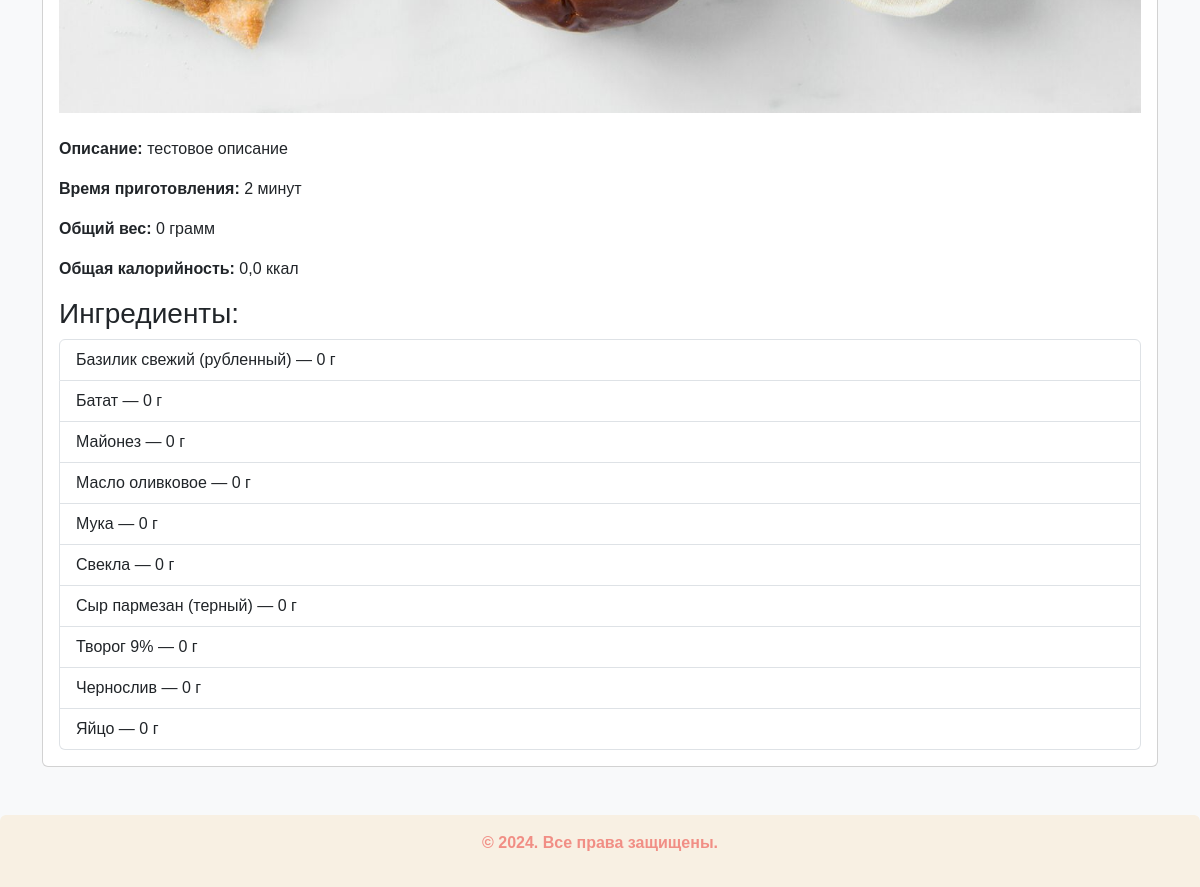
Page /recipe/7/ (lower part) on the earlier database version.
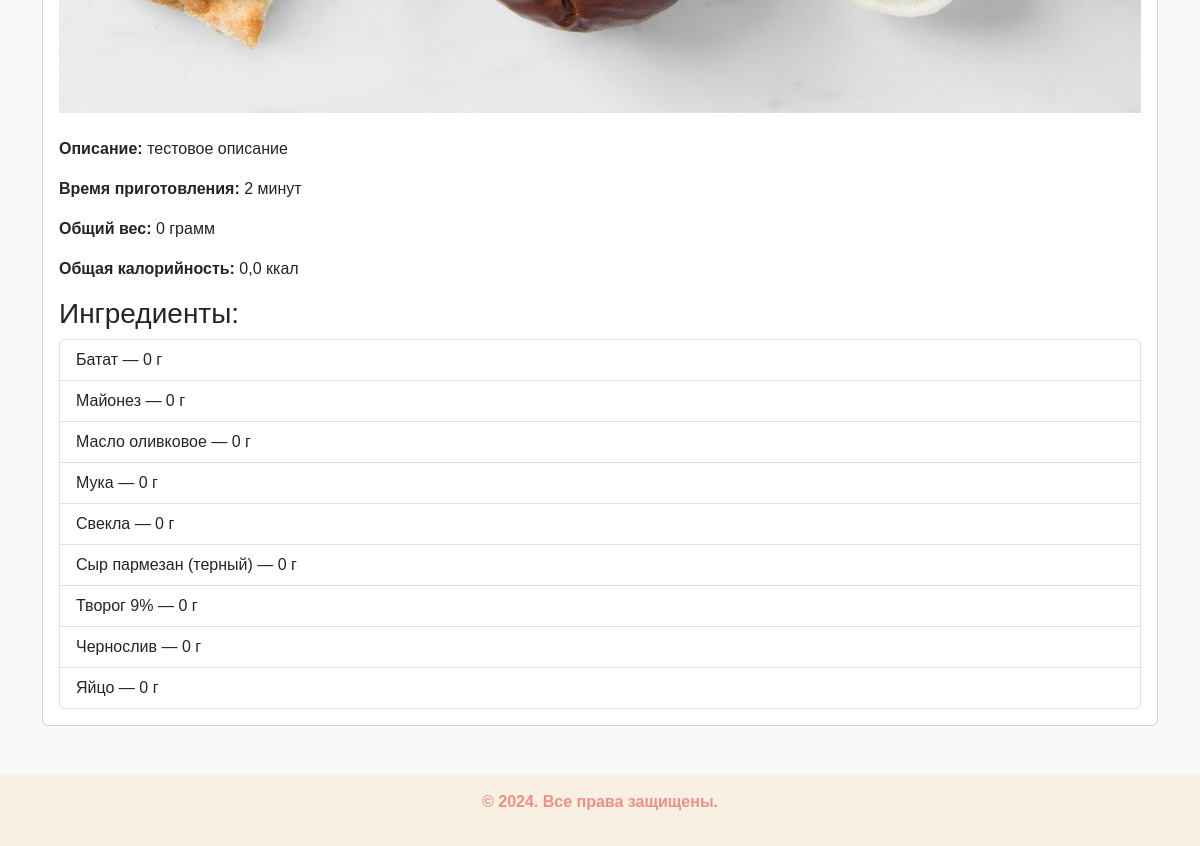
Same page on the later database version.
### recipe_catalog/models.py (models this page shows, shortened)
class Ingredient(models.Model):
    name = models.CharField(max_length=255, null=False, default="Ингредиент", unique=True, verbose_name="Название",
                            validators=[
                                RegexValidator(
                                    regex=r'^[A-Za-zА-Яа-яёЁ\s]+$',
                                    message='Название должно быть строкой'
                                )
                            ]
                            )
    calories = models.IntegerField(
        default=0,
        help_text="Калорийность на 100 ед. изм.",
        verbose_name="Калорийность",
        validators=[MinValueValidator(0, 'Калорийность должна быть больше 0')]
    )

### recipe_catalog/views.py (the view)
# urls.py: path('recipe/<int:pk>/', detail, name='detail'),
def detail(request, pk):
    template_name = 'recipe_catalog/recipe.html'
    recipe = get_object_or_404(Recipe, pk=pk)
    ingredients = []
    for ri in recipe.recipeingredient_set.select_related('ingredient', 'unit').order_by('ingredient__name'):
        ingredient = ri.ingredient
        if ri.unit:
            unit_label = ri.unit.abbreviation or ri.unit.label
            unit = f"{ri.count} {unit_label}"
        else:
            unit = f"{ri.count} г"
        ingredients.append({
            'name': ingredient.name,
            'unit': unit,
        })
    context = {
        'title': recipe.name,
        'description': recipe.description,
        'cooking_time': recipe.cooking_time,
        'total_weight': recipe.total_weight(),
        'total_calories': recipe.total_calories(),
        'ingredients': ingredients,
        'image': recipe.image.url,
    }
    return render(request, template_name, context)

### recipe_catalog/models.py (called while the page is built)
    def total_weight(self):
        total_weight = 0
        for ri in self.recipeingredient_set.all():
            if ri.unit and ri.unit.key == self.PCS:
                weight = ri.count * ri.weight_by_pcs
            elif ri.unit and ri.unit.key in [self.G, self.ML]:
                weight = ri.count
            elif ri.unit:
                conversion = VolumeUnitConversion.objects.filter(unit=ri.unit).first()
                weight = ri.count * (conversion.weight if conversion else 0)
            else:
                weight = ri.count
            total_weight += weight
        return total_weight

### templates/recipe_catalog/recipe.html (shortened to what this page needs)
{% extends "base.html" %}
{% block content %}
<div class="card">
    <div class="card-body">
        {% if image %}
        <img src="{{ image }}" alt="{{ title }}" class="img-fluid mb-4" style="max-width: 100%; height: auto;">
        {% endif %}
        <p class="card-text"><strong>Описание:</strong> {{ description }}</p>
        <p><strong>Время приготовления:</strong> {{ cooking_time }} минут</p>
        <p><strong>Общий вес:</strong> {{ total_weight }} грамм</p>
        <p><strong>Общая калорийность:</strong> {{ total_calories }} ккал</p>
        <h3>Ингредиенты:</h3>
        <ul class="list-group">
            {% for ingredient in ingredients %}
            <li class="list-group-item">{{ ingredient.name }} — {{ ingredient.unit }}</li>
            {% endfor %}
        </ul>
    </div>
</div>
{% endblock %}

Differences in the rows shown:
removed Ingredient: name "Базилик свежий (рубленный)"
Other differences:
list line gone: "— 0 г"
